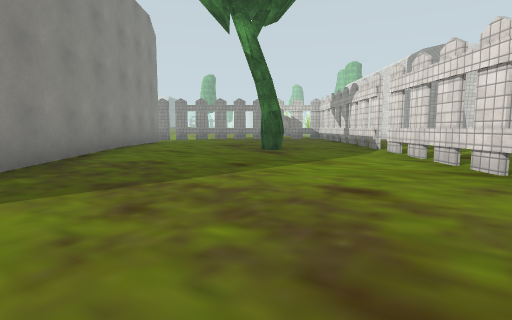
View 1 (above)

24 first-person views from a walk through a Unity game level. The camera is 1.2 m above the floor, tilts 6° down and sees 80° across. The floor is counted in squares, 2 m on a side. Each view is taken from the middle of a square. On the plan, view 1 faces up. The plan holds only what a view shows up to about 9 squares ahead; the rest is blank. The place goes on beyond the plan. The player character is not drawn. Some animated figures are not drawn. Door leaves are left out, so doorways stand open. Some surface patterns are stand-ins.

View 2
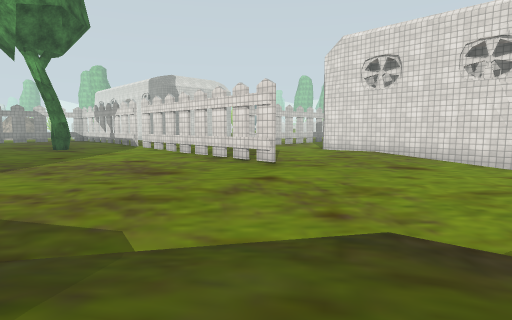

View 3
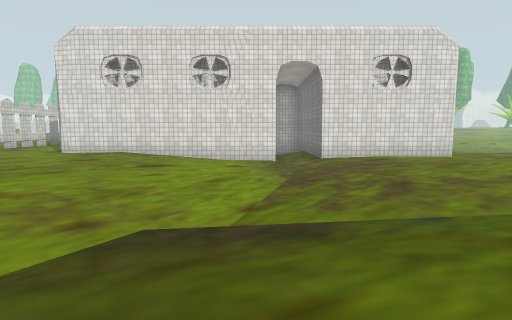

View 4
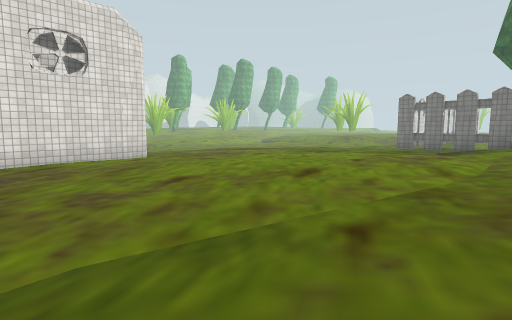

View 5
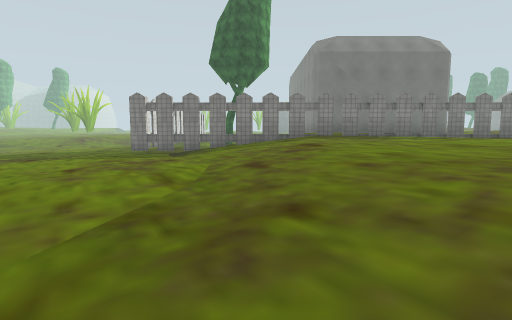

View 6
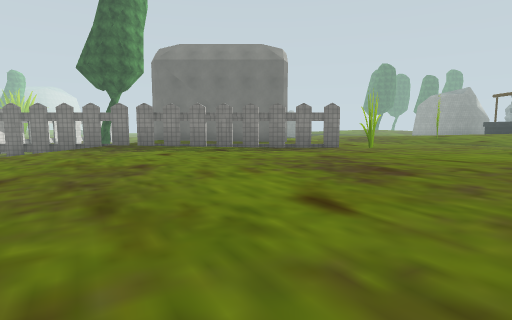

View 7
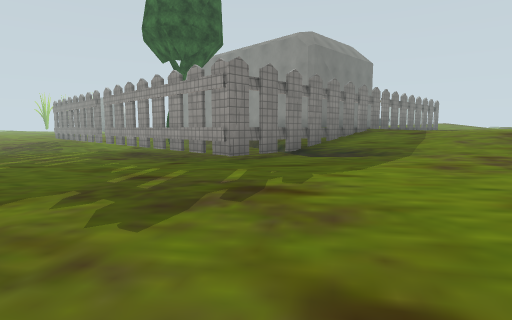

View 8
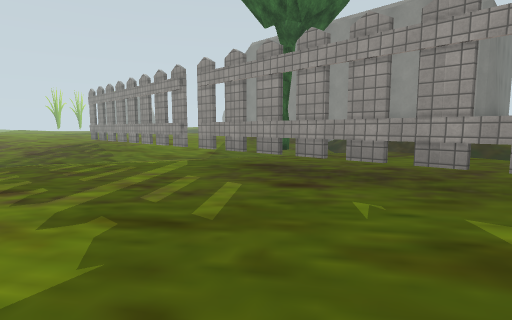

View 9
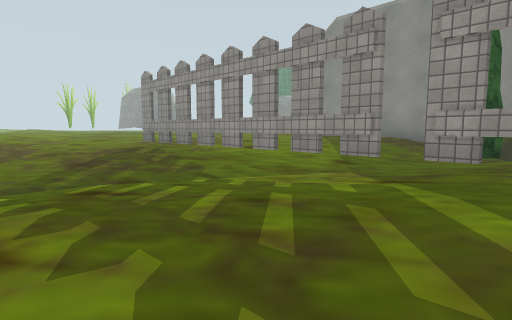

View 10
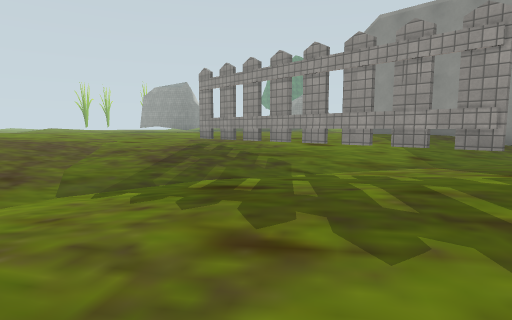

View 11
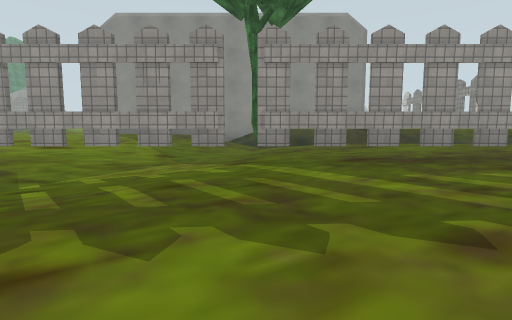

View 12
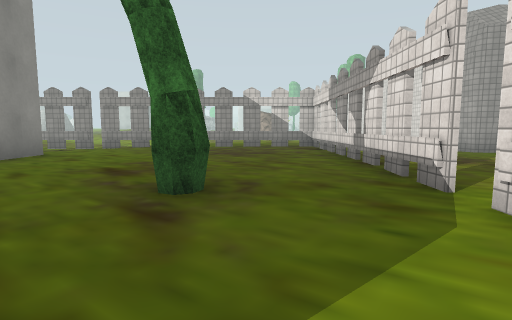

View 13
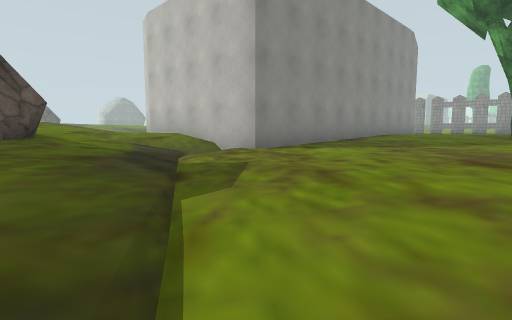

View 14
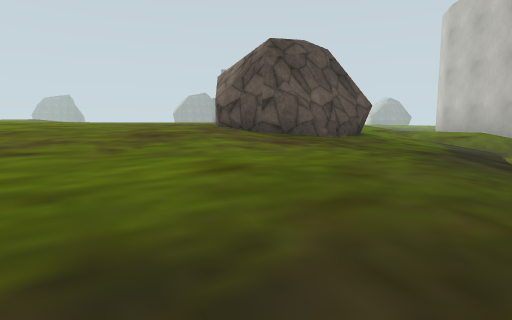

View 15
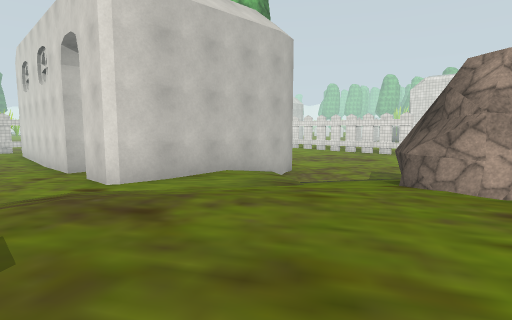

View 16
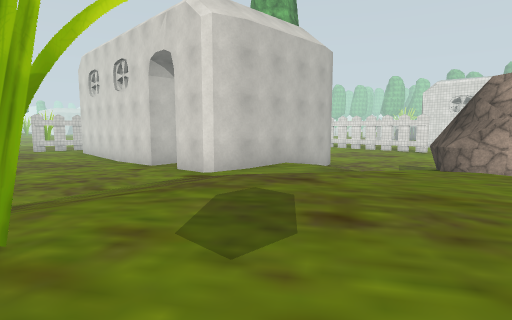

View 17
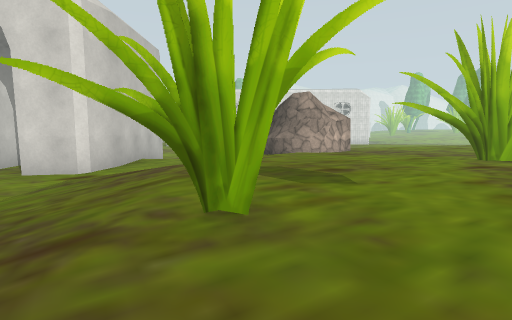

View 18
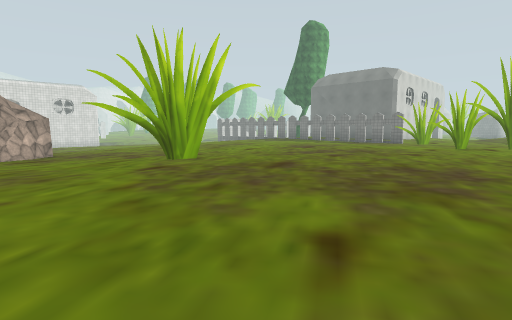

View 19
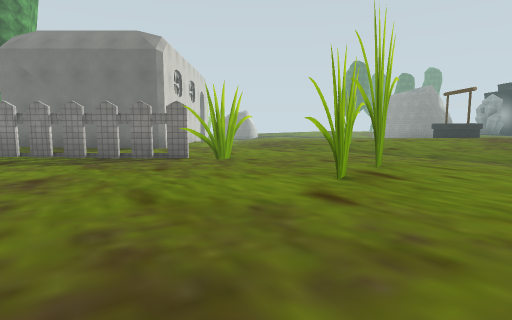

View 20
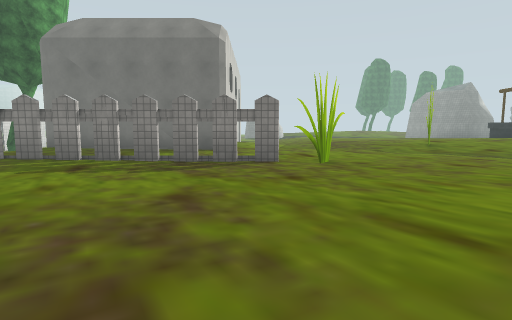

View 21
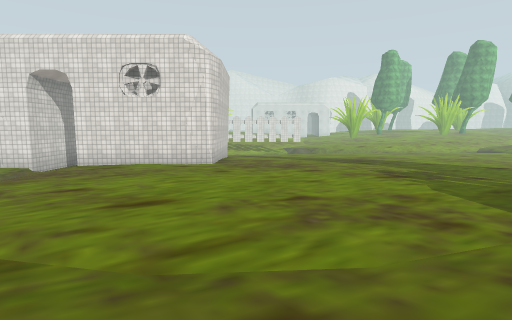

View 22
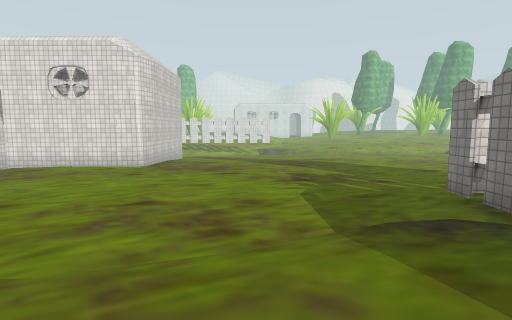

View 23
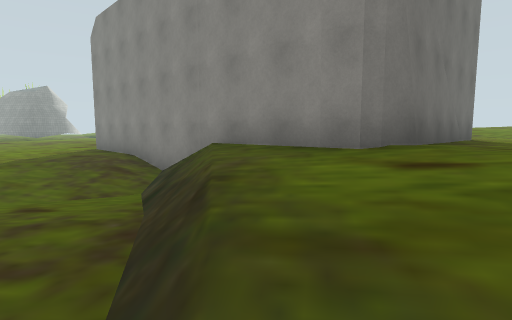

View 24
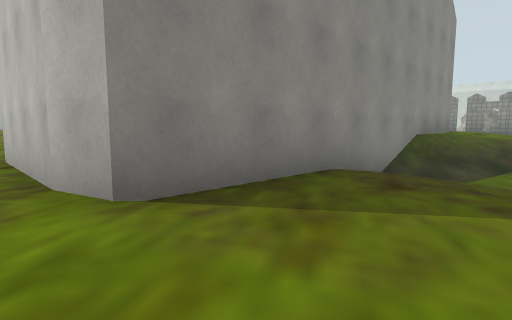

### Floor plan
Key: @ floor where view 1 was taken; # wall or solid block; x gap in a wall; . main floor; : floor 0.25 m higher than the main floor; - floor 0.25 m lower than the main floor; + floor 0.5 m higher than the main floor; _ floor 0.5 m lower than the main floor; * floor 0.75 m higher than the main floor; < floor 0.75 m lower than the main floor; % floor 1 m higher than the main floor; ( floor 1 m lower than the main floor; & floor 1.25 m higher than the main floor; $ floor 1.5 m higher than the main floor; / step, stairs or slope; D open door; = window, fence, low wall or low ledge; H house; T tree; I thing the floor can be seen under or through; R rock.
Columns run from 18 left of view 1 to 7 right of it. Each row starts with its distance up from view 1.
 12              ##.. ..##  .#
 11               .......#  .
 10                ......# ..
  9                ......#..
  8                ......#.
  7        ...#    ...T..#.
  6        ...#    ......x.
  5        ...#    ......#.
  4        ...###  #.--..#
  3        ...D.   #---..#. ..
  2        ...##  ##----.#....
  1        ///:####------#...#
  0       /////:://---@---...#
 -1      /==////////////--.--#
 -2     **=****///R///_//////#
 -3     ***=%***R#R////</////#
 -4     **%%%***R#R/////<<__/#
 -5     *%%%*==**+++///////</D
 -6     %%%%*=**++++//////---D
 -7     %%%%*==*++++////-----#
 -8     %%%%*****+++//.------#
 -9      %%%*******+//....---#
-10      %%%********//.....---
-11      *%%%*******//....----
-12     **==********//:...----
-13    *=*=**********//...----
-14    **=***********//..----_
-15   **==**=********//.-----_
-16  //*****=IIIIIIx#x#xx#-___
-17 ////***=******%%///--x____
-18 $////********H%%///-_x____
-19   &&=/****##   *//-__x___
-20                *//___x___
-21                *//___x___
-22                //<T/_x__<<
-23                _///<<#_<<<
-24                #/////#/<<<
-25                #..///x((((
-26               ##...//x//(/
-27            ####....--x////
-28             ...... --x////

Where each view was taken, in squares from view 1:
view 1: 0 up, 0 right, facing up
view 2: 4 down, 2 left, facing up-right
view 3: 4 down, 2 left, facing right
view 4: 6 down, 1 left, facing down-right
view 5: 7 down, 1 left, facing down
view 6: 7 down, 7 left, facing down
view 7: 12 down, 6 right, facing down-left
view 8: 17 down, 6 right, facing down-left
view 9: 21 down, 6 right, facing down-left
view 10: 22 down, 7 right, facing down-left
view 11: 22 down, 7 right, facing left
view 12: 4 up, 1 right, facing up
view 13: 3 down, 1 right, facing up-left
view 14: 4 down, 1 right, facing left
view 15: 4 down, 10 left, facing up-right
view 16: 4 down, 12 left, facing up-right
view 17: 2 down, 14 left, facing right
view 18: 3 down, 14 left, facing down-right
view 19: 9 down, 11 left, facing down
view 20: 10 down, 9 left, facing down
view 21: 11 down, 2 left, facing right
view 22: 13 down, 2 left, facing right
view 23: 17 down, 0 right, facing down-left
view 24: 28 down, 1 left, facing up-left
